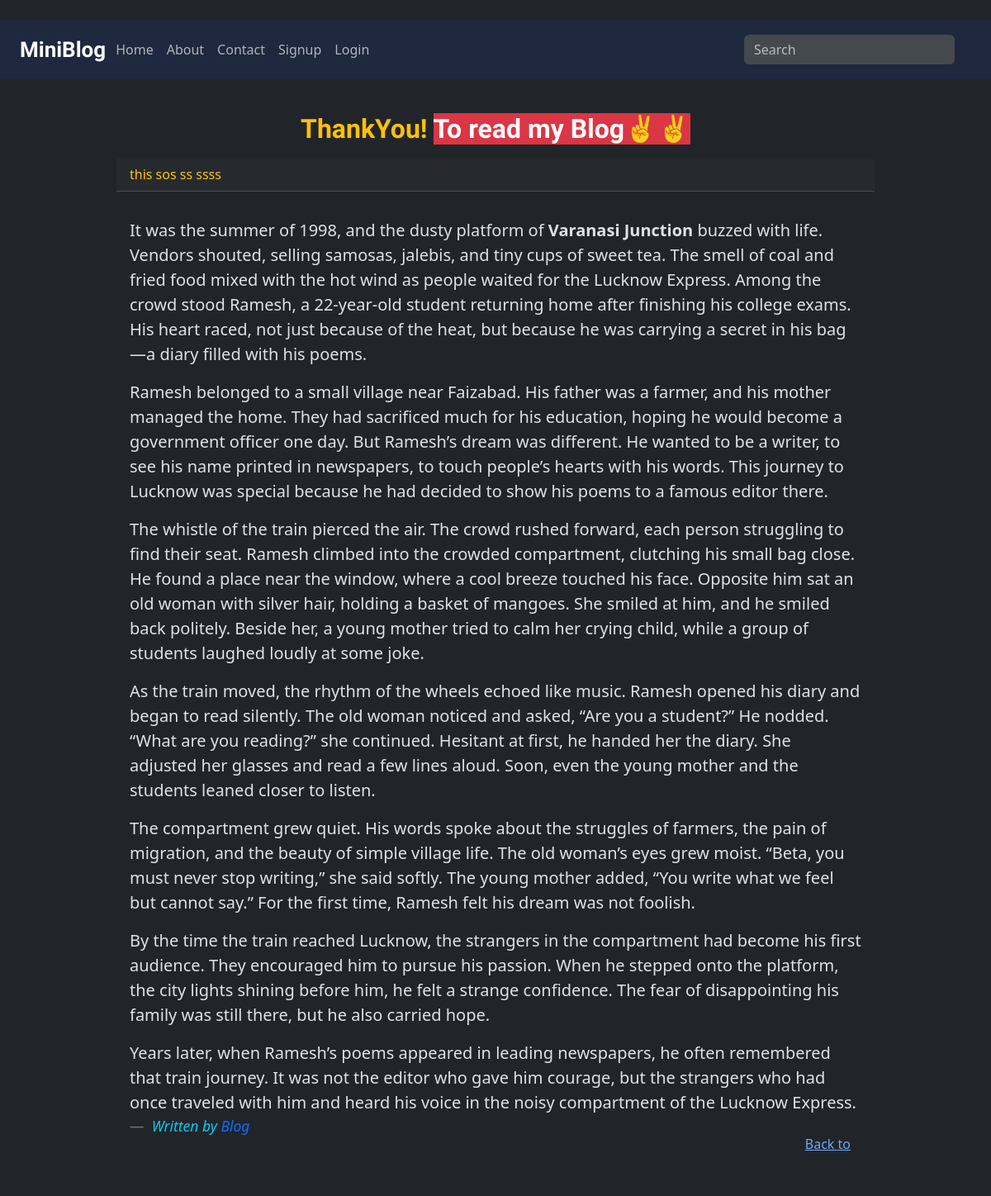
Screenshot of /post=22/ with the database file from the repository.
### blog/models.py (models this page shows, shortened)
class blog_post(models.Model):
    CATEGORY_CHOICES = [
        ('general', 'General'),
        ('technology', 'Technology'),
        ('lifestyle', 'Lifestyle'),
        ('travel', 'Travel'),
        ('food', 'Food'),
        ('books', 'Books'),
    ]
    title = models.CharField(max_length= 150)
    desc = CKEditor5Field(config_name='extends')
    summry = models.TextField(blank=True , null= True)
    author = models.CharField(max_length= 100, default='Vivek..')
    created_by = models.ForeignKey(User, on_delete=models.CASCADE, default=1)
    created_at = models.DateTimeField(default=timezone.now)
    category = models.CharField(max_length=70 , choices=CATEGORY_CHOICES, default='general' )

### blog/views.py (the view)
# urls.py: path("post=<int:id>/",views.single_data, name= "single_data" ),
def single_data(request , id):
    posts = get_object_or_404( blog_post, id = id)
    return render(request, 'single_data.html', {'posts':posts})

### blog/templates/single_data.html (shortened to what this page needs)
{% extends "Base.html" %}
{% load static %}
{% block content %}
<div class="col-10 offset-1 my-4 p-3 ">
    <div class="row">
        <div class="col">
            <div class="text">
                <h2 class="text text-center">
                    <span class="text-warning fw-bold costum_family">
                        ThankYou!
                        <span class="text-bg-danger">
                        To read my Blog✌️✌️
                    </span>
                </h2>
            </div>
            <div class="card">
                <div class="card-header text-warning fw-medium">
                    {{posts.title}}
                </div>
                <div class="card-body">
                    <blockquote class="blockquote mb-0">
                        <p class=" costum_family2">{{posts.desc|safe}}</p>
                        <div class="row">
                            <div class="col-md-6">
                                <footer class="blockquote-footer">
                                    <cite title="Source Title" class="text-info">
                                        Written by <span class="text-primary">{{posts.created_by|title}}</span>
                                    </cite>
                                </footer>
                            </div>
                            <div class="col-md-6 text-end">
                                <a href="{% url 'home_page' %}" class="active_more btn btn-link">Back to</a>
                            </div>
                        </div>
                    </blockquote>
                </div>
            </div>
        </div>
    </div>
</div>
{% endblock content %}

### blog/static/style/home.css (style rules this page uses)
body { margin: 0; padding: 0; }
.costum_family { font-family: Dancing Script !important; transform: scale(1.3); font-weight: 700; }
.costum_family2 { font-family: Verdana, Geneva, Tahoma, sans-serif; font-size: 14px; }
.card { border: none!important; }

### rows the page displays
blog_post: title "this sos ss ssss", desc "It was the summer of 1998, and the dusty platform of Varanasi Junction buzzed with life. Vendors shouted, selling samosas, jalebis, and tiny cups of sweet tea. The smell of coal and fried food mixed with the hot wind as people waited for the Lucknow Express. Among the crowd stood Ramesh, a 22-year-old student returning home after finishing his college exams. His heart raced, not just because of the heat, but because he was carrying a secret in his bag—a diary filled with his poems. Ramesh belonged to a small village near Faizabad. His father was a farmer, and his mother managed the home. They had sacrificed much for his education, hoping he would become a government officer one day. But…", created_by "Blog"
